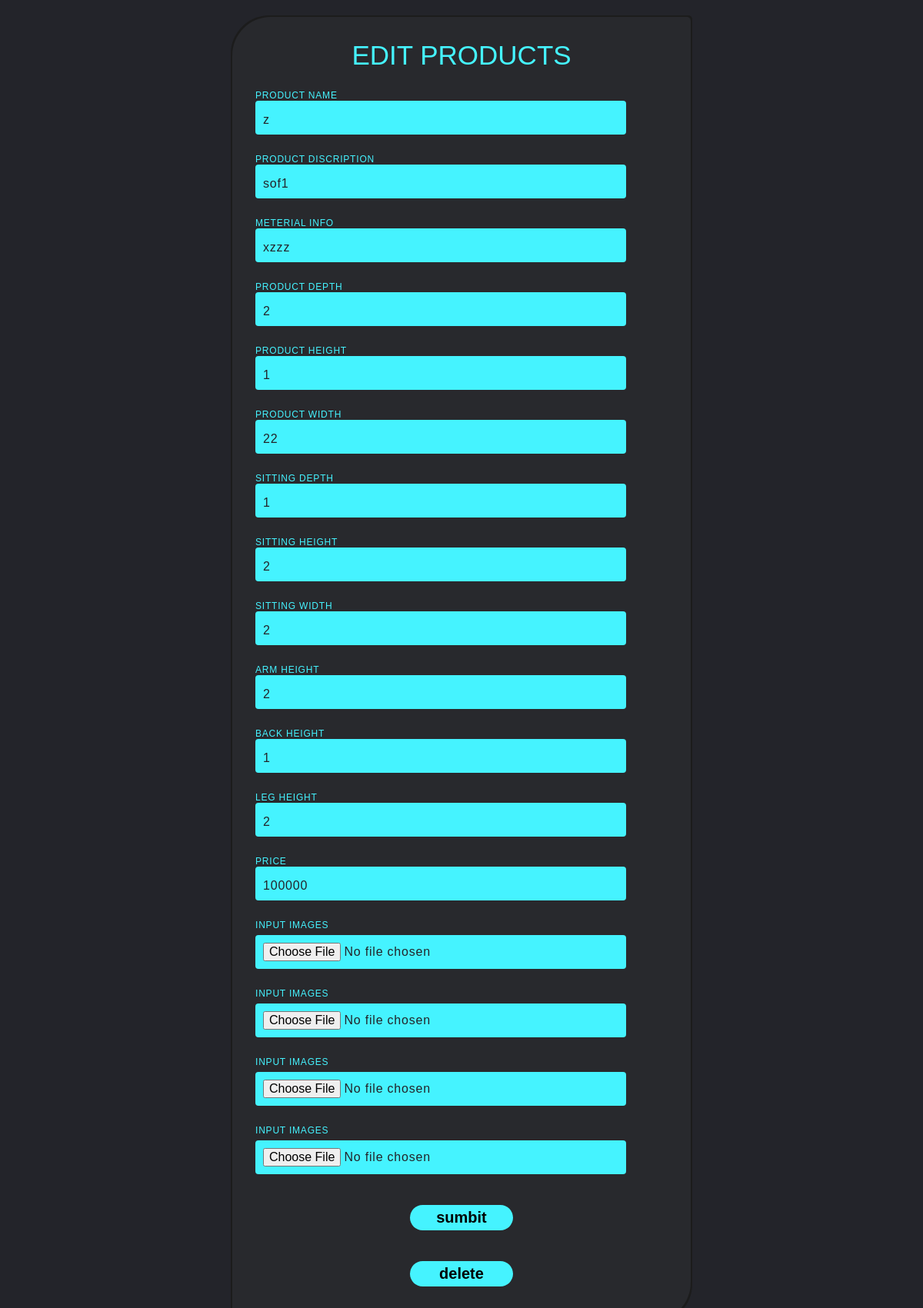
Page /admin/editproduct/2 (signed in) on the committed database.
### server.py (models this page shows, shortened)
class Product(UserMixin, db.Model):
    id = db.Column(db.Integer, primary_key=True)
    name = db.Column(db.String(30), unique=True, nullable=False)
    disc = db.Column(db.String(3000), nullable=False)
    meterial_info = db.Column(db.String(3000), nullable=False)
    cat_id = db.Column(db.Integer)
    pw = db.Column(db.Integer)
    pd = db.Column(db.Integer)
    ph = db.Column(db.Integer)
    sd = db.Column(db.Integer)
    sh = db.Column(db.Integer)
    sw = db.Column(db.Integer)
    ah = db.Column(db.Integer)
    bh = db.Column(db.Integer)
    lh = db.Column(db.Integer)
    price = db.Column(db.Integer)
    img1 = db.Column(db.String(150), nullable=False)
    img2 = db.Column(db.String(150), nullable=False)
    img3 = db.Column(db.String(150), nullable=False)
    img4 = db.Column(db.String(150), nullable=False)

### server.py (the view, shortened to what this page needs)
@app.route('/admin/editproduct/<int:id>', methods=['GET', 'POST'])
@login_required
def edit_product(id):
    product = Product.query.filter_by(id=id).first()
    return render_template("admin/edit_product.html", product=product)

### server.py (called while the page is built)
@login_manager.user_loader
def load_user(user_id):
    return Admin.query.get(int(user_id))

### templates/admin/edit_product.html (shortened to what this page needs)
<!DOCTYPE html>
<html lang="en">
<head>
    <link rel="stylesheet" href="{{url_for('static',filename='css/addproduct.css')}}">
</head>
<body>
    <div class="box">
        <form method="post" enctype="multipart/form-data" class="categories">
            <h2>Edit Products</h2>
            <div class="inputbox">
                <input type="text" name="product_name" id="" value="{{product.name}}">
                <span>Product Name</span>
                <i></i>
            </div>
            <div class="inputbox">
                <input type="text" name="discription" value="{{product.disc}}">
                <span>product discription</span>
                <i></i>
            </div>
            <div class="inputbox">
                <input type="text" name="meterial_info" value="{{product.meterial_info}}" id="meterial_info">
                <span>meterial info</span>
                <i></i>
            </div>
            <div class="inputbox">
                <input type="text" name="pd" value="{{product.pd}}" id="">
                <span>product depth</span>
                <i></i>
            </div>
            <div class="inputbox">
                <input type="text" name="ph" value="{{product.ph}}" id="">
                <span>product height</span>
                <i></i>
            </div>
            <div class="inputbox">
                <input type="text" name="pw" value="{{product.pw}}" id="">
                <span>product width</span>
                <i></i>
            </div>
            <div class="inputbox">
                <input type="text" name="sd" value="{{product.sd}}" id="">
                <span>sitting depth</span>
                <i></i>
            </div>
            <div class="inputbox">
                <input type="text" name="sh" value="{{product.sh}}" id="">
                <span>sitting height</span>
                <i></i>
            </div>
            <div class="inputbox">
                <input type="text" name="sw" value="{{product.sw}}" id="">
                <span>sitting width</span>
                <i></i>
            </div>
            <div class="inputbox">
                <input type="text" name="ah" value="{{product.ah}}" id="">
                <span>arm height</span>
                <i></i>
            </div>
            <div class="inputbox">
                <input type="text" name="bh" value="{{product.bh}}" id="">
                <span>back height</span>
                <i></i>
            </div>
            <div class="inputbox">
                <input type="text" name="lh" value="{{product.lh}}" id="">
                <span>leg height</span>
                <i></i>
            </div>
            <div class="inputbox">
                <input type="text" name="price" value="{{product.price}}" id="">
                <span>price</span>
                <i></i>
            </div>
            <div class="inputbox">
                <input type="file" id="imageUpload" name="img1">
                <span>Input Images</span>
                <i></i>
            </div>
            <div class="inputbox">
                <input type="file" id="imageUpload" name="img2">
                <span>Input Images</span>
                <i></i>
            </div>
            <div class="inputbox">
                <input type="file" id="imageUpload" name="img3">
                <span>Input Images</span>
                <i></i>
            </div>
            <div class="inputbox">
                <input type="file" id="imageUpload" name="img4">
                <span>Input Images</span>
                <i></i>
            </div>
            <input type="submit" value="sumbit">
            <input type="submit" value="delete" name="delete">
        </form>
    </div>
</body>
</html>

### static/css/addproduct.css (style rules this page uses)
* { margin: 0; padding: 0; box-sizing: border-box; font-family: Verdana, Geneva, Tahoma, sans-serif; }
body { display: flex; justify-content: center; align-items: center; background: #23242a; }
.box { position: relative; margin-top: 20px ; width: 50%; height: 1700px; background: #1c1c1c; border-radius: 50px 5px; overflow: hidden; }
.box::before { content: ''; position: absolute; top: -50%; left: -50%; width: 50%; height: 1700px; background: linear-gradient(60deg, transparent, #45f3ff, #45f3ff); transform-origin: bottom right; animation: animate 6s linear infinite; }
.box::after { content: ''; position: absolute; top: -50%; left: -50%; width: 50%; height: 1700px; background: linear-gradient(60deg, transparent, #d9138a, #d9138a); transform-origin: bottom right; animation: animate 6s linear infinite; animation-delay: -3s; }
form { position: absolute; inset: 2px; border-radius: 50px 5px; background: #28292d; z-index: 10; padding: 30px 30px; display: flex; flex-direction: column; }
h2 { color: #45f3ff; font-size: 35px; font-weight: 500; text-align: center; text-transform: uppercase; }
.inputbox { position: relative; width: 90%; margin-top: 35px; }
.inputbox input { position: relative; width: 100%; padding: 20px 10px 10px; background: transparent; border: none; outline: none; color: #23242a; font-size: 1rem; letter-spacing: 0.05rem; z-index: 10; }
input[type="submit"] { font-size: 20px; border: none; outline: none; background: #45f3ff; padding: 5px; margin-top: 40px !important; border-radius: 90px; width: 25%; font-weight: 600; cursor: pointer; margin: 0 auto; }
.inputbox span { position: absolute; left: 0; padding: 20px 10px 10px; color: #8f8f8f; pointer-events: none; letter-spacing: 0.05rem; transition: 0.5s; text-transform: uppercase; }
.inputbox input:valid~span, .inputbox input:focus~span { color: #45f3ff; transform: translateX(-10px) translateY(-30px); font-size: 0.75rem; }
.inputbox i { position: absolute; left: 0; bottom: 0; width: 100%; height: 2px; background: #45f3ff; border-radius: 4px; transition: 0.5s; pointer-events: none; z-index: 9; }
.inputbox input:valid~i, .inputbox input:focus~i { height: 44px; }

### rows in the picture
Product: product_name "z", discription "sof1", meterial_info "xzzz", pd "2", ph "1", pw "22", sd "1", sh "2", sw "2", ah "2", bh "1", lh "2", price "100000"
